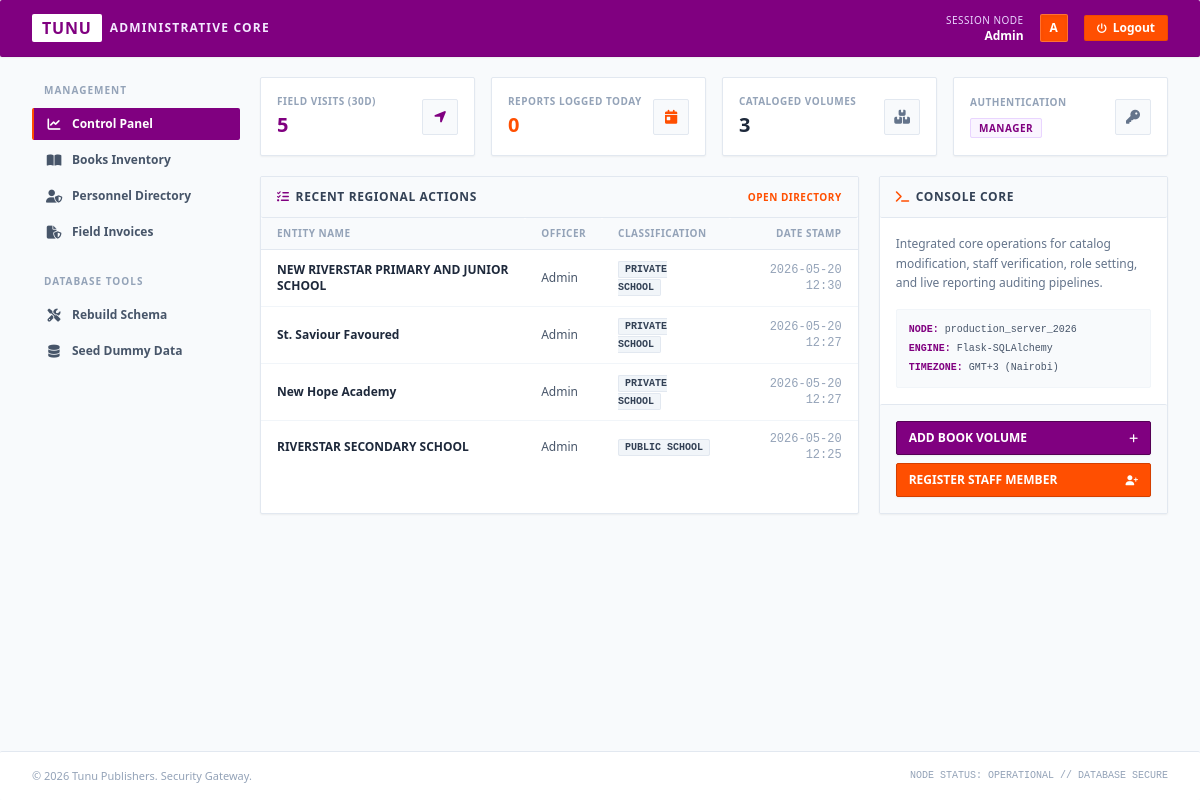
The page /admin (signed in) on the database as committed earlier.
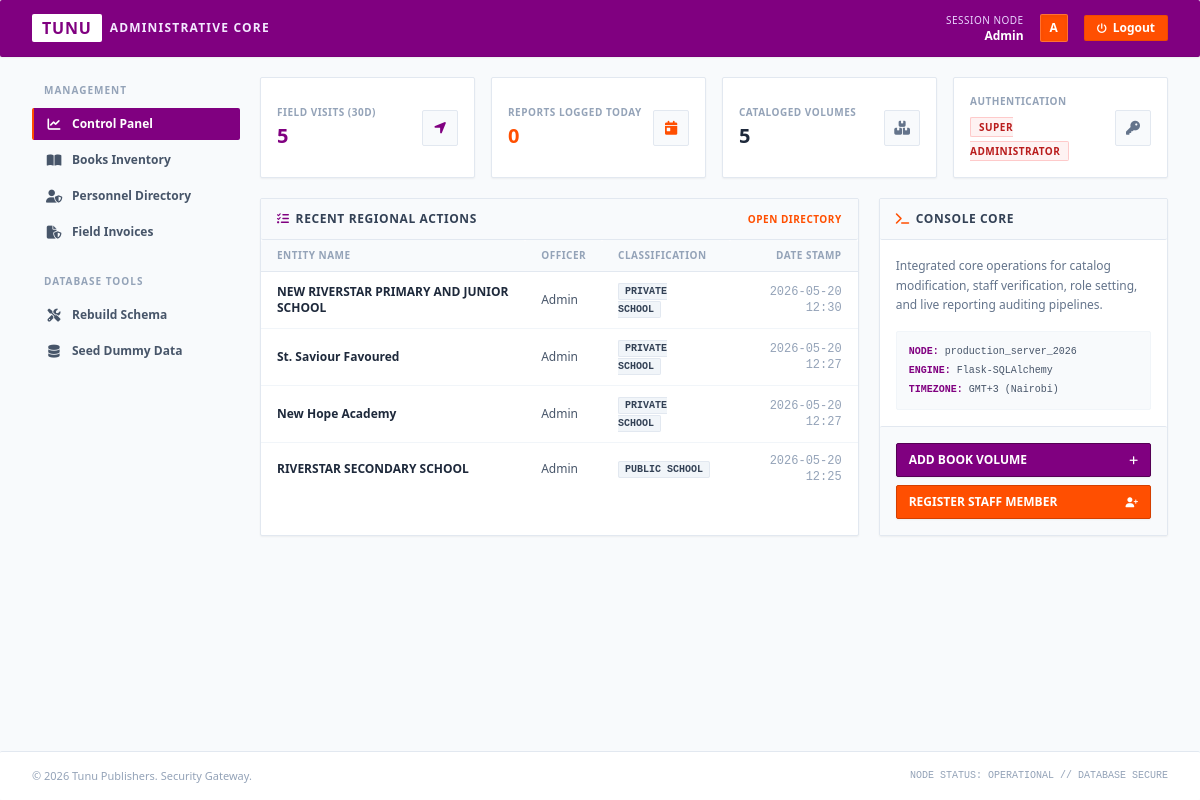
The same page on the database as committed later.
### app.py (the view)
@app.route('/admin')
@login_required
@admin_required
def admin_dashboard():
    admin = Staff.query.filter_by(id=session.get('staff_id')).first()
    allStaff = Staff.query.filter_by(is_super_admin=False).all()
    books = Book.query.filter_by(is_deleted=False).all()
    visits_this_month = Submission.query.filter(
        Submission.submitted_at >= datetime.utcnow() - timedelta(days=30)
    ).count()
    reports_today = Submission.query.filter(
        Submission.submitted_at >= datetime.utcnow().date()
    ).count()
    recent_submissions = Submission.query.order_by(
        Submission.submitted_at.desc()
    ).limit(4).all()
    if admin and not admin.is_super_admin:
        log_action(
            f'Admin {admin.name} accessed their dashboard',
            200,
            admin.id
        )
    staff_dict= [s.to_dict() for s in allStaff]
    return render_template(
        'admin.html',
        admin=admin,
        books=books,
        staff_dict=staff_dict,
        visits_this_month=visits_this_month,
        reports_today=reports_today,
        recent_submissions=recent_submissions,
        start_time=datetime.utcnow()
    )

### app.py (called while the page is built)
def log_action(action, status_code=200, staff_id=None):
    try:
        log = Log(
            staff_id=staff_id,
            action=action,
            method=request.method,
            endpoint=request.path,
            ip=request.remote_addr,
            user_agent=request.headers.get('User-Agent'),
            status_code=status_code
        )
        db.session.add(log)
        db.session.commit()
    except Exception as e:
        print("Manual log failed:", e)

def login_required(f):
    @wraps(f)
    def wrapper(*args, **kwargs):
        if not session.get('staff_id'):
            return redirect(url_for('login'))
        return f(*args, **kwargs)
    return wrapper

def admin_required(f):
    @wraps(f)
    def wrapper(*args, **kwargs):
        user = Staff.query.filter_by(id=session.get('staff_id')).first()
        if not user:
            return redirect(url_for('login'))
        if not user.is_admin and not user.is_super_admin:
            abort(401, description='You do not have enough permissions to view this page')
        return f(*args, **kwargs)
    return wrapper

### templates/admin.html (shortened to what the changed rows need)
<!DOCTYPE html>
<html lang="en">
<head>
    <script src="https://cdn.tailwindcss.com"></script>
    <link href="https://cdnjs.cloudflare.com/ajax/libs/font-awesome/6.4.0/css/all.min.css" rel="stylesheet">
</head>
<body class="bg-[#F8FAFC] font-sans text-[#1E293B] min-h-screen flex flex-col antialiased">
    <div class="max-w-7xl w-full mx-auto px-4 sm:px-6 lg:px-8 py-5 flex-1 flex flex-col md:flex-row gap-5">
        <main class="flex-1 min-w-0">
            <section id="tab-overview" class="tab-content space-y-5">
                <div class="grid grid-cols-1 sm:grid-cols-2 lg:grid-cols-4 gap-4">
                    <div class="bg-white p-4 border border-slate-200 shadow-sm flex items-center justify-between">
                        <div>
                            <p class="text-[10px] text-slate-400 font-bold uppercase tracking-wider">Cataloged Volumes</p>
                            <h3 class="text-xl font-black text-slate-800 mt-0.5">{{ books | length }}</h3>
                        </div>
                    </div>
                    <div class="bg-white p-4 border border-slate-200 shadow-sm flex items-center justify-between">
                        <div>
                            <div class="mt-1">
                                {% if admin.is_super_admin %}
                                <span class="bg-red-50 text-red-700 text-[10px] font-extrabold px-2 py-0.5 border border-red-200 uppercase tracking-wider">Super Administrator</span>
                                {% else %}
                                <span class="bg-purple-50 text-brandPurple text-[10px] font-extrabold px-2 py-0.5 border border-purple-200 uppercase tracking-wider">Manager</span>
                                {% endif %}
                            </div>
                        </div>
                    </div>
                </div>
                <div class="grid grid-cols-1 lg:grid-cols-3 gap-5">
                    <div class="bg-white border border-slate-200 shadow-sm lg:col-span-2 flex flex-col">
                        <div class="overflow-x-auto custom-scrollbar flex-1">
                            <table class="w-full text-left border-collapse">
                                <thead>
                                    <tr class="border-b border-slate-200 bg-slate-50 text-[10px] text-slate-400 font-bold uppercase tracking-wider">
                                        <th class="py-2 px-4">Entity Name</th>
                                        <th class="py-2 px-4">Officer</th>
                                        <th class="py-2 px-4">Classification</th>
                                        <th class="py-2 px-4 text-right">Date Stamp</th>
                                    </tr>
                                </thead>
                            </table>
                        </div>
                    </div>
                </div>
            </section>
        </main>
    </div>
</body>
</html>

Rows that differ between the two databases and show on the page:
changed Staff "Admin": is_super_admin False → True (drawn)
Other text that changed with them:
{{ books | length }}: "3" → "5"
text no longer shown: "MANAGER"
text now shown: "SUPER ADMINISTRATOR"
